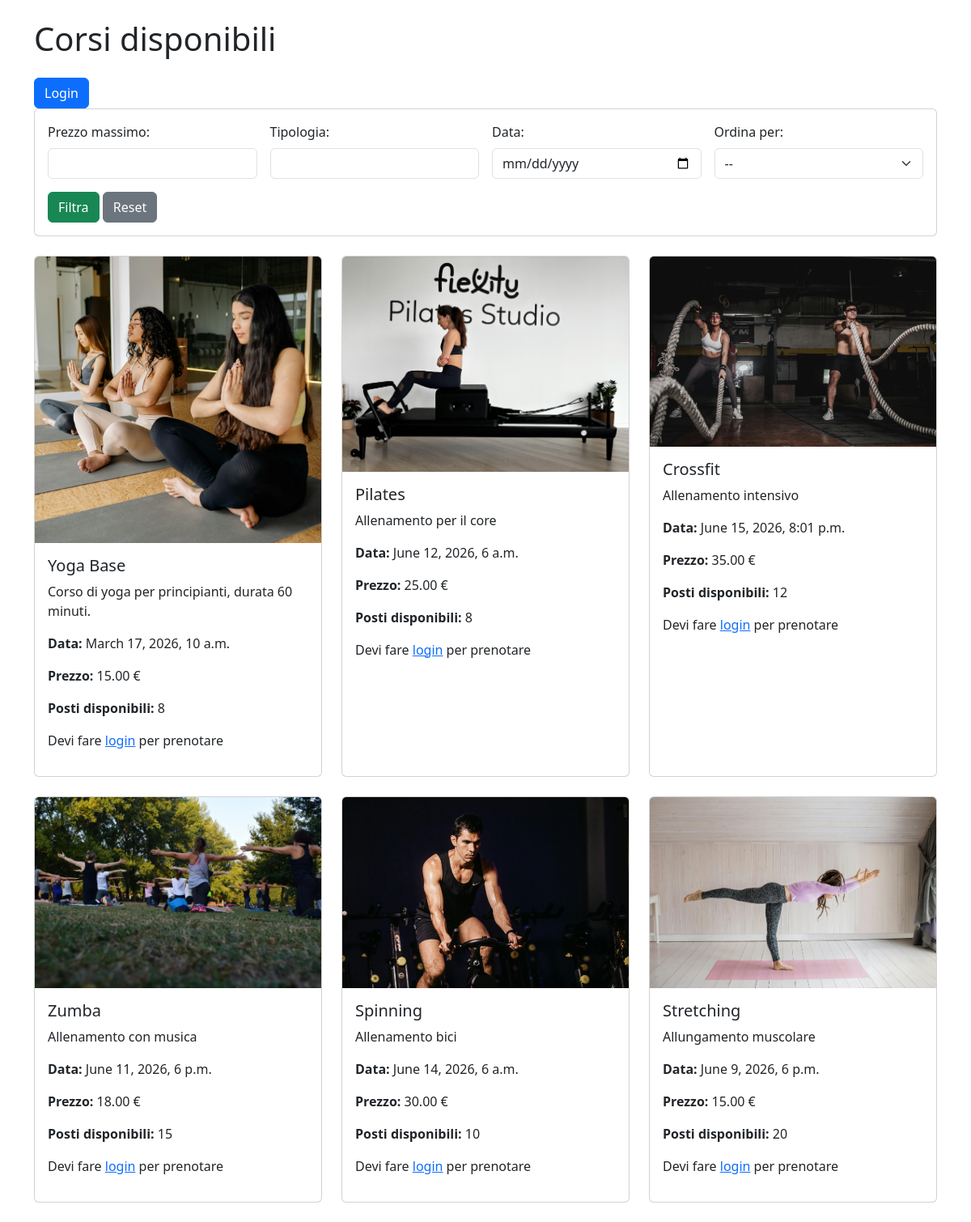
Before: / with the older database file.
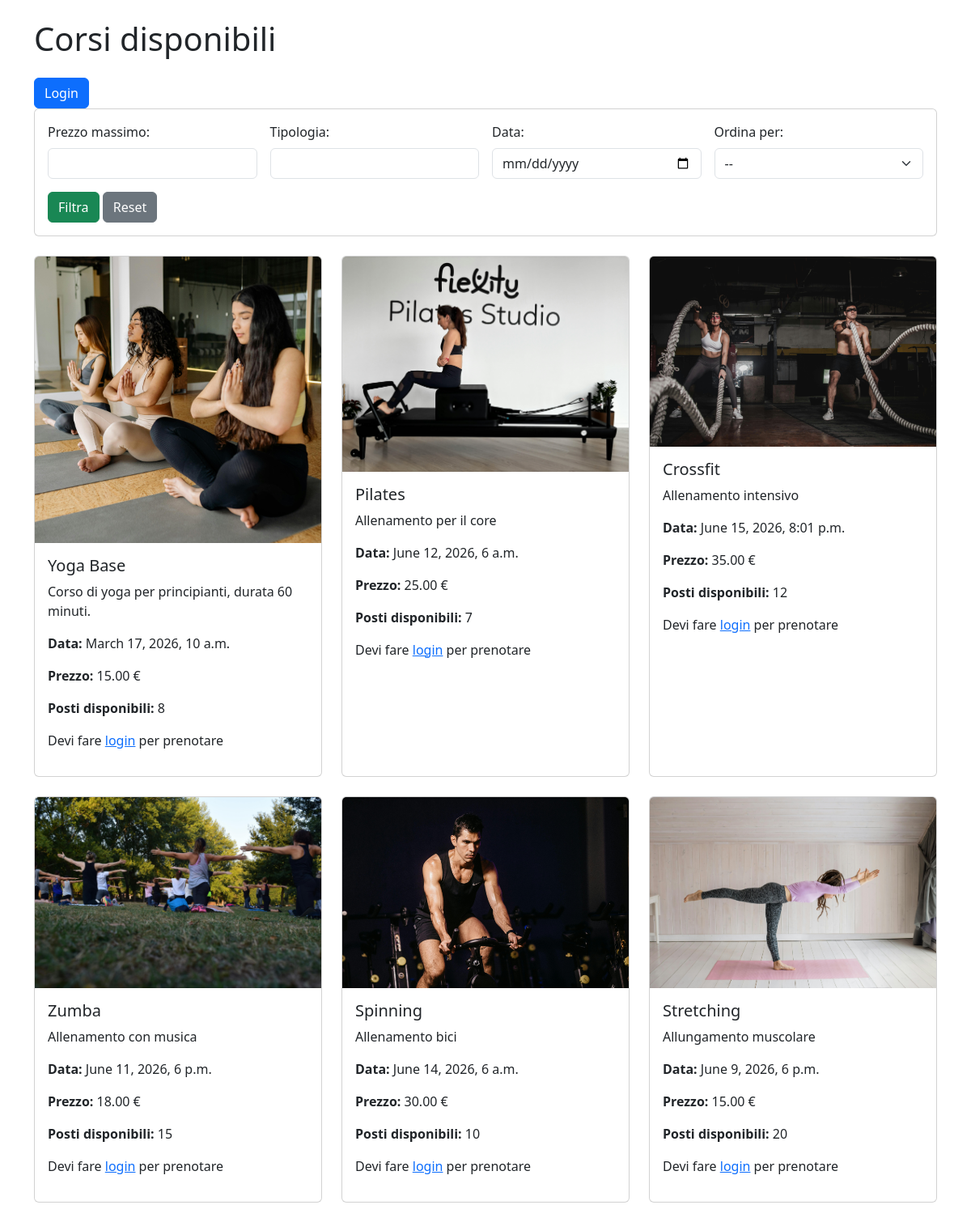
After: the same page with the newer database file.
### corsi/models.py (models this page shows, shortened)
class Corso(models.Model):
    titolo = models.CharField(max_length=100)
    descrizione = models.TextField()
    tipologia = models.CharField(max_length=50)
    data = models.DateTimeField()
    posti_disponibili = models.PositiveIntegerField()
    prezzo = models.DecimalField(max_digits=6, decimal_places=2)
    immagine = models.ImageField(upload_to='corsi/', blank=True, null=True)

### corsi/views.py (the view)
# urls.py: path('', views.lista_corsi, name='lista_corsi'),
def lista_corsi(request):
    corsi = Corso.objects.all()
    prezzo_max = request.GET.get('prezzo_max')
    if prezzo_max and prezzo_max.isdigit():
        corsi = corsi.filter(prezzo__lte=prezzo_max)
    tipologia = request.GET.get('tipologia')
    if tipologia:
        corsi = corsi.filter(tipologia__icontains=tipologia)
    data = request.GET.get('data')
    if data:
        corsi = corsi.filter(data__date=data)
    ordine = request.GET.get('ordine')
    if ordine == "prezzo":
        corsi = corsi.order_by('prezzo')
    elif ordine == "data":
        corsi = corsi.order_by('data')
    corsi_prenotati = []
    if request.user.is_authenticated:
        corsi_prenotati = Prenotazione.objects.filter(
            utente=request.user,
            attiva=True
        ).values_list('corso_id', flat=True)
    return render(request, 'corsi/lista_corsi.html', {
        'corsi': corsi,
        'corsi_prenotati': corsi_prenotati
    })

### corsi/templates/corsi/lista_corsi.html (shortened to what this page needs)
<!DOCTYPE html>
<html>
<head>
<link href="https://cdn.jsdelivr.net/npm/bootstrap@5.3.2/dist/css/bootstrap.min.css" rel="stylesheet">
</head>
<body class="container mt-4">
    <h1 class="mb-4">Corsi disponibili</h1>
    {% if user.is_authenticated %}
        <div class="mb-3">
          <strong>Benvenuta {{ user.username }}</strong>
               <img src="{{ user.profilo.immagine_profilo.url }}" width="60" class="rounded-circle"> |
<a href="{% url 'modifica_profilo' %}" class="btn btn-sm btn-outline-primary">Profile</a> |
<a href="{% url 'mie_prenotazioni' %}" class="btn btn-sm btn-outline-secondary">Le mie prenotazioni</a> |
<form method="post" action="{% url 'logout' %}" style="display:inline;">
    {% csrf_token %}
    <button type="submit" class="btn btn-sm btn-danger">Logout</button>
</form>
</div>
    {% else %}
        <a href="/accounts/login/" class="btn btn-primary">Login</a>
    {% endif %}
    <div class="card p-3 mb-4">
<form method="get" class="row g-3">
    <div class="col-md-3">
    <label class="form-label">Prezzo massimo:</label>
    <input type="number" name="prezzo_max" value="{{ request.GET.prezzo_max }}" class="form-control">
    </div>
    <div class="col-md-3">
    <label class="form-label">Tipologia:</label>
    <input type="text" name="tipologia" value="{{ request.GET.tipologia }}" class="form-control">
    </div>
    <div class="col-md-3">
    <label class="form-label">Data:</label>
    <input type="date" name="data" value="{{ request.GET.data }}" class="form-control">
        </div>
    <div class="col-md-3">
    <label class="form-label">Ordina per:</label>
    <select name="ordine" class="form-select">
        <option value="">--</option>
    </select>
    </div>
    <div class="col-12">
    <button type="submit" class="btn btn-success">Filtra</button>
    <a href="/" class="btn btn-secondary">Reset</a>
    </div>
</form>
</div>
    <div class="row">
    {% for corso in corsi %}
    <div class="col-md-4 mb-4">
        <div class="card h-100">
             {% if corso.immagine %}
                <img src="{{ corso.immagine.url }}" class="card-img-top">
            {% endif %}
            <div class="card-body">
            <h5 class="card-title">{{ corso.titolo }}</h5>
            <p class="card-text">{{ corso.descrizione }}</p>
            <p><strong>Data:</strong> {{ corso.data }}</p>
            <p><strong>Prezzo:</strong> {{ corso.prezzo }} €</p>
            <p><strong>Posti disponibili:</strong> {{ corso.posti_disponibili }}</p>
{% if user.is_authenticated %}
    {% if corso.posti_disponibili == 0 %}
        <span class="badge bg-danger">Posti esauriti</span>
    {% elif corso.id in corsi_prenotati %}
        <span class="badge bg-success">Sei già prenotata</span>
    {% else %}
        <a href="{% url 'prenota_corso' corso.id %}" class="btn btn-primary">Prenota</a>
    {% endif %}
{% else %}
    <p>Devi fare <a href="/accounts/login/">login</a> per prenotare</p>
{% endif %}
           </div>
        </div>
         </div>
    {% empty %}
        <p>Nessun corso disponibile.</p>
    {% endfor %}
     </div>
</body>
</html>

Changed rows visible on the page:
changed Corso "Pilates": posti_disponibili "8" → "7"
